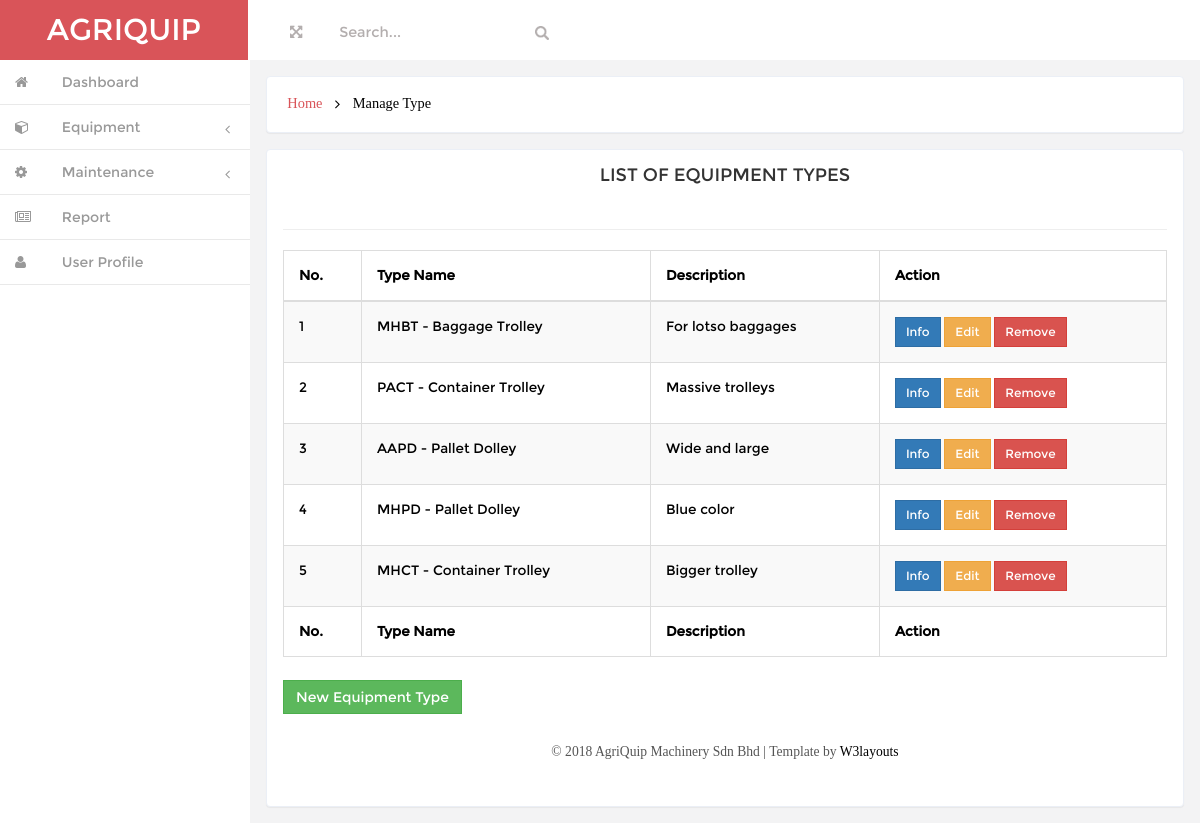
The app's page /user/admin/typelist.php with its own data.
### tables this page shows
CREATE TABLE IF NOT EXISTS `equipment_type` (
  `type_id` int(20) NOT NULL AUTO_INCREMENT,
  `type_name` varchar(200) NOT NULL,
  `description` varchar(200) NOT NULL,
  `company_id` int(20) NOT NULL,
  `company_name` varchar(200) NOT NULL,
  PRIMARY KEY (`type_id`)
);

### user/admin/typelist.php (the view, shortened to what this page needs)
<!DOCTYPE HTML>
<html>
<head>
<link href="css/bootstrap.min.css" rel='stylesheet' type='text/css' />
<link href="css/style.css" rel='stylesheet' type='text/css' />
<link href="css/font-awesome.css" rel="stylesheet">
<link href="css/custom.css" rel="stylesheet">
		<?php include "database.php"; ?>
</head>
<body>
<div id="wrapper">
        <nav class="navbar-default navbar-static-top" role="navigation">
             <div class="navbar-header">
               <h1> <a class="navbar-brand" href="index.html">AGRIQUIP</a></h1>
			   </div>
			 <div class=" border-bottom">
        	<div class="full-left">
        	  <section class="full-top">
				<button id="toggle"><i class="fa fa-arrows-alt"></i></button>
			</section>
			<form class=" navbar-left-right">
              <input type="text"  value="Search..." onfocus="this.value = '';" onblur="if (this.value == '') {this.value = 'Search...';}">
              <input type="submit" value="" class="fa fa-search">
            </form>
            <div class="clearfix"> </div>
           </div>
			<div class="clearfix">
     </div>
		    <div class="navbar-default sidebar" role="navigation">
            <div class="sidebar-nav navbar-collapse">
                <ul class="nav" id="side-menu">
                    <li>
                        <a href="index.html" class=" hvr-bounce-to-right"><i class="fa fa-home nav_icon"></i><span class="nav-label"> Dashboard</span> </a>
                    </li>
										<li>
                        <a href="#" class=" hvr-bounce-to-right"><i class="fa fa-cube nav_icon"></i> <span class="nav-label">Equipment</span><span class="fa arrow"></span></a>
                    </li>
										<li>
                        <a href="#" class=" hvr-bounce-to-right"><i class="fa fa-cog nav_icon"></i> <span class="nav-label">Maintenance</span><span class="fa arrow"></span></a>
                    </li>
										<li>
                        <a href="gallery.html" class=" hvr-bounce-to-right"><i class="fa fa-newspaper-o nav_icon"></i> <span class="nav-label">Report</span> </a>
                    </li>
										<li>
                        <a href="#" class=" hvr-bounce-to-right"><i class="fa fa-user nav_icon"></i> <span class="nav-label">User Profile</span></a>
                    </li>
                </ul>
            </div>
			</div>
        </nav>
		 <div id="page-wrapper" class="gray-bg dashbard-1">
       <div class="content-main">
		     <div class="banner">
		    	<h2>
				<a href="index.html">Home</a>
				<i class="fa fa-angle-right"></i>
				<span>Manage Type</span>
				</h2>
		    </div>
 	<div class="blank">
			<div class="blank-page">
				<div class="header" align="center">
						<h4 class="title">LIST OF EQUIPMENT TYPES</h4>
				</div>
				<br>
				<hr>
				<div class="body">
					<div class="dataTable_wrapper">
						<div class="table-responsive">
						<table class="table table-bordered table-striped table-hover" id="dataTables-example">
								<thead>
										<tr>
												<th>No.</th>
												<th>Type Name</th>
												<th>Description</th>
												<th>Action</th>
										</tr>
								</thead>
								<tfoot>
										<tr>
												<th>No.</th>
												<th>Type Name</th>
												<th>Description</th>
												<th>Action</th>
										</tr>
								</tfoot>
								<tbody>
									<?php
										$count = 0;
										$sql = "SELECT * FROM equipment_type";
										$result = $conn->query($sql);
										while($row = $result->fetch_assoc()){
											$type_name = $row["type_name"];
											$description = $row["description"];
											$count++;
									?>
									<tr>
										<td><?php echo $count; ?></td>
										<td><?php echo $type_name; ?></td>
										<td><?php echo $description; ?></td>
										<td>
											<div>
												<button type="button" class="btn btn-sm btn-primary">Info</button>
												<button type="button" class="btn btn-sm btn-warning">Edit</button>
												<button type="button" class="btn btn-sm btn-danger">Remove</button>
											</div>
										</td>
									</tr>
									<?php } ?>
								</tbody>
						</table>
					</div>
				</div>
				<br>
		      <a class="btn btn-success" href="typeform.php">New Equipment Type</a>
	</div>
		<div class="copy">
            <p> &copy; 2018 AgriQuip Machinery Sdn Bhd | Template by <a href="http://w3layouts.com/" target="_blank">W3layouts</a> </p>
					</div>
		</div>
		</div>
       </div>
</body>
</html>

### user/admin/css/style.css (style rules this page uses)
h4, h5, h6, h1, h2, h3 { margin: 0; }
ul, ol { margin: 0;padding: 0; }
p { margin: 0; }
html, body { font-family:'Montserrat-Regular'; font-size: 100%; background:#F3F3F4; overflow-x: hidden; }
body a { transition:0.5s all; -webkit-transition:0.5s all; -moz-transition:0.5s all; -o-transition:0.5s all; -ms-transition:0.5s all; }
div#wrapper { background-color: #fff; }
.navbar-default.sidebar { background-color: #fff; }
h1 a.navbar-brand { color: #fff !important; font-size: 30px; font-weight: 500; padding: 20px 0px; background: #d95459; text-align: center; width:248px; height: 60px; }
i.nav_icon { color: #fff; margin-right:6px; }
.sidebar ul li a { color: #999; font-size:14px; }
.hvr-bounce-to-right { display: inline-block; vertical-align: middle; -webkit-transform: translateZ(0); transform: translateZ(0); box-shadow: 0 0 1px rgba(0, 0, 0, 0); -webkit-backface-visibility: hidden; backface-visibility: hidden; -moz-osx-font-smoothing: grayscale; position: relative; -webkit-transition-property: color; transition-property: color; -webkit-transition-duration: 0.5s; transition-duration: 0.5s; }
.hvr-bounce-to-right:before { content: ""; position: absolute; z-index: -1; top: 0; left: 0; right: 80%; bottom: 0; background:#7f8c8d; -webkit-transform: scaleX(0); transform: scaleX(0); -webkit-transform-origin: 0 50%; transform-origin: 0 50%; -webkit-transition-property: transform; transition-property: transform; -webkit-transition-duration: 0.5s; transition-duration: 0.5s; -webkit-transition-timing-function: ease-out; transition-timing-function: ease-out; }
.nav > li > a { color: #999; font-weight:500; padding: 0px 20px 0px 0px; font-size: 0.85em; border-bottom: 1px solid #E9E9E9; }
.nav > li > a i { margin-right: 14px; }
i.nav_icon { color: #999; padding: 15px; width: 44px; height: 44px; }
span.fa.arrow { margin-top: 17px; }
@media (min-width: 768px) { #page-wrapper { position: inherit; margin: 0 0 0 240px; min-height: 1000px; } }
.content-main { background-color: #F3F3F4; padding-top: 1em; }
.full-top { float:left; }
.navbar-left-right { float: left; margin-left: 6%; }
.border-bottom { background-color: #fff; }
.full-left { float: left; width: 40%; margin-left: 3%; margin-top: 1.3em; }
.full-left button { background: none; border: none; outline: none; color: #B3AEAE; font-size: 0.9em; }
.navbar-left-right input[type="text"] { background: none; border: none; outline: none; color:#B3AEAE; font-size: 0.9em; }
.navbar-left-right input[type="submit"] { background: url(../images/search.png) 0px 2px no-repeat; width:16px; height:16px; border: none; outline: none; color:#B3AEAE; font-size: 0.9em; }
.banner { background: #fff; display: block; margin: 0em 1em ; padding:1em; border: 1px solid #ebeff6; border-color: #ebeff6; border-radius: 4px; -webkit-border-radius: 4px; -o-border-radius: 4px; -moz-border-radius: 4px; -ms-border-radius: 4px; -webkit-box-shadow: 0 1px 1px rgba(0,0,0,.05); box-shadow: 0 1px 1px rgba(0,0,0,.05); }
.banner h2 { font-size:0.9em; }
.banner h2 a { color:#D95459; text-decoration:none; font-family: 'Muli-Regular'; padding:0.3em ; }
.banner h2 span { color:#000; font-family: 'Muli-Regular'; padding:0.3em ; }
.banner h2 i { color:#000; vertical-align:middle; padding:0.3em ; }
.blank { padding: 1em; min-height: 650px; }
.blank-page { padding: 1em; background: #fff; border: 1px solid #ebeff6; border-radius: 4px; -webkit-border-radius: 4px; -o-border-radius: 4px; -moz-border-radius: 4px; -ms-border-radius: 4px; -webkit-box-shadow: 0 1px 1px rgba(0,0,0,.05); box-shadow: 0 1px 1px rgba(0,0,0,.05); }
.blank-page p { font-size: 0.9em; color: #999; line-height: 2em; font-family: 'Muli-Regular'; }
.btn { border-radius: 0px; outline: none; }
.table td, .table>tbody>tr>td, .table>tbody>tr>th, .table>tfoot>tr>td, .table>tfoot>tr>th, .table>thead>tr>td, .table>thead>tr>th { padding: 15px !important; font-size: 0.85em; color: #000000; border-top: none !important; }
.table { margin-bottom: 0; }
.copy { background:#fff; text-align:center; padding:1.5em 0; }
.copy p, .copy-right p { font-size:0.85em; color:#555; }
.copy p a, .copy-right p a { color:#000; }

### records on screen
equipment_type: type_name "MHBT - Baggage Trolley", description "For lotso baggages"
equipment_type: type_name "PACT - Container Trolley", description "Massive trolleys"
equipment_type: type_name "AAPD - Pallet Dolley", description "Wide and large"
equipment_type: type_name "MHPD - Pallet Dolley", description "Blue color"
equipment_type: type_name "MHCT - Container Trolley", description "Bigger trolley"
